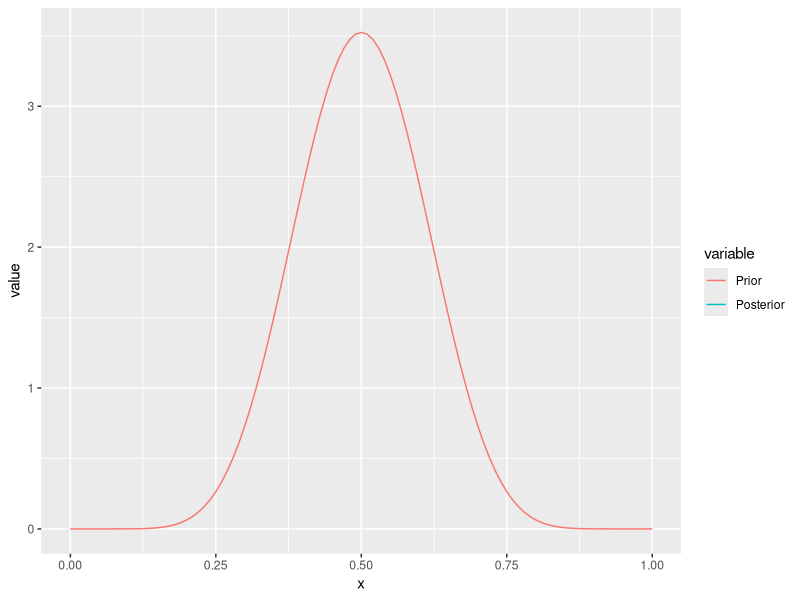
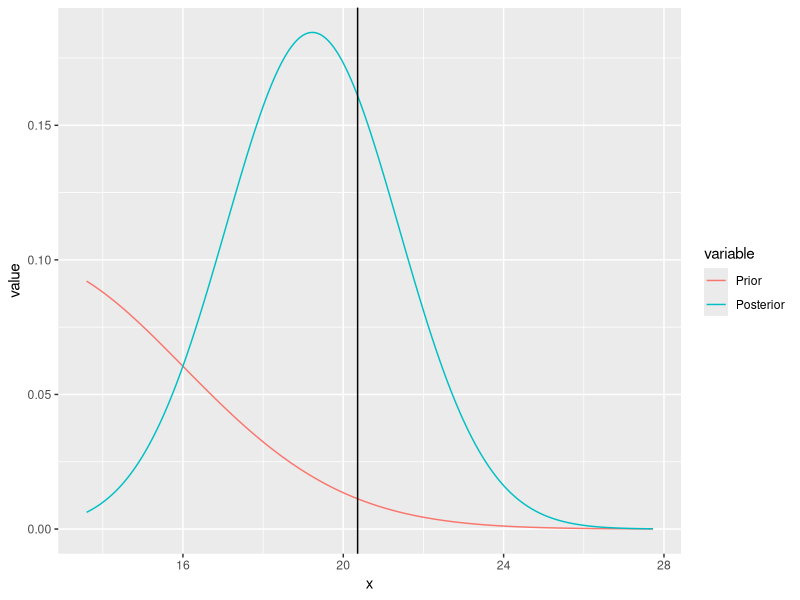

The R script that drew these images, in order:
#Inference for Binomial with Beta Prior
BBB<-function(n,p,alpha,beta)
{
  require(ggplot2)
  require(reshape2)
  xx<-rbinom(1,n,p)
  p_hat<-xx/n
  print("Observed Proportion, Posterior Mean")
  p_hat_Post<-(alpha+xx)/(n+alpha+beta)
  print(c(p_hat,p_hat_Post))
  x  <- seq(0, 1, 0.01)
  Prior <- dbeta(x,alpha,beta)
  Posterior <- dbeta(x,alpha+xx,n+beta-xx)

  df <- data.frame(x, Prior, Posterior)
  
  # melt the data to a long format
  df2 <- reshape2::melt(data = df, id.vars = "x")
  
  # plot, using the aesthetics argument 'colour'
  ggplot(data = df2, aes(x = x, y = value, colour = variable)) + geom_line() + geom_vline(xintercept=p_hat)

 
}

n<-10
p<-3
alpha<-10
beta<-10

BBB(n,p,alpha,beta)
#Inference for Normal with Normal Prior
BNN<-function(n,mu,sigma,theta,tau)
{
  require(ggplot2)
  require(reshape2)
  xx<-rnorm(n,mu,sigma)
  xbar<-mean(xx)
  theta_post<-(theta*sigma^2+n*xbar*tau^2)/(sigma^2+n*tau^2)
  tau_post<-(sigma^2*tau^2)/(sigma^2+n*tau^2)
  print("Observed Mean, Posterior Mean")
  xbar_Post<-theta_post
  print(c(xbar,xbar_Post))
  a<-min(xx)-1
  b<-max(xx)+1
  x  <- seq(a, b, 0.01)
  Prior <- dnorm(x,theta,tau)
  Posterior <- dnorm(x,theta_post,tau_post)

  df <- data.frame(x, Prior, Posterior)
  
  # melt the data to a long format
  df2 <- reshape2::melt(data = df, id.vars = "x")
  
  # plot, using the aesthetics argument 'colour'
  ggplot(data = df2, aes(x = x, y = value, colour = variable)) + geom_line() + geom_vline(xintercept=xbar)
  
  
}

BNN(10,20,5,12,4)
